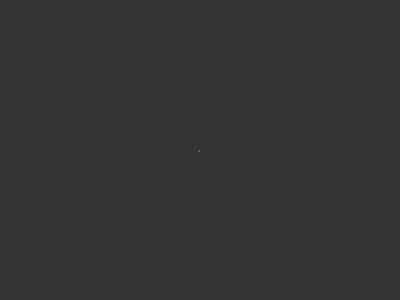
Frame 1 (no input)
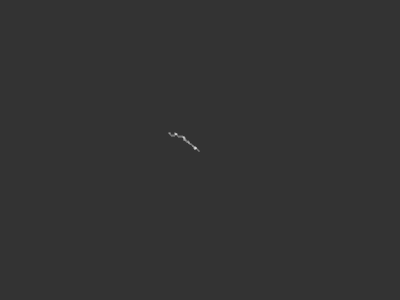
Frame 60 (no input)
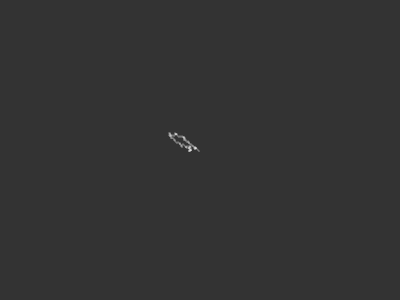
Frame 120 (the mouse pressed at the canvas centre since frame 60)

The p5.js sketch that drew these frames (run headless with seeded random() and noise() and a simulated clock; from frame 60 on, the mouse is pressed at the canvas centre):

// p5.js sketch
// ── sketch.js
//randomwalker

function setup (){
    createCanvas(400,300)
    c = new Chalk()
    background(51)
    // stuff =[]
    // stuff[0] = 1
    // stuff[1] = 1
    // stuff[2] = 2
    // stuff[3] = 3
    // stuff[4] = 3
    // index = random(stuff)
    // console.log(index)

    // prob = 0.10
    // r=random(1)
    // if(r<prob){
    //     console.log("gotcha")
    // }


}

function draw(){
    
    c.step()
    c.display()
    

}

class Chalk {
    constructor(){
        this.loc = createVector(width/2,height/2)
        this.loc.x =width/2
        this.loc.y =height/2
    }

    display(){
        stroke (255)
        point (this.loc.x,this.loc.y)
    }

    step(){
        
        // let stepx = floor(random(4))-1

        // let stepy = floor(random(4))-1 

        // //console.log(stepx,",",stepy)

        // this.loc.x += stepx
        // this.loc.y += stepy

        let mouse_x =  mouseX - this.loc.x
        let mouse_y = mouseY - this.loc.y

        let stepx=0
        let stepy= 0

        

        
        let r = random(1)
        
        // if(r<0.01){
        //     //levy lift
        //     stepx = random(-100,100)
        //     stepy = random(-100,100)
    
        // } else 
        
        if(r <0.4){
            if(mouse_x && mouse_y){
                stepx = (mouse_x/Math.abs(mouse_x)) 
                stepy = (mouse_y/Math.abs(mouse_y)) 
            }

        } else {
            stepx = floor(random(3))-1
            stepy = floor(random(3))-1
        } 

        this.loc.y += stepy
        this.loc.x += stepx

        //console.log("step: ",stepx,",",stepy)
        //console.log("this.loc.pos: ",stepx,",",stepy)

    }
}
